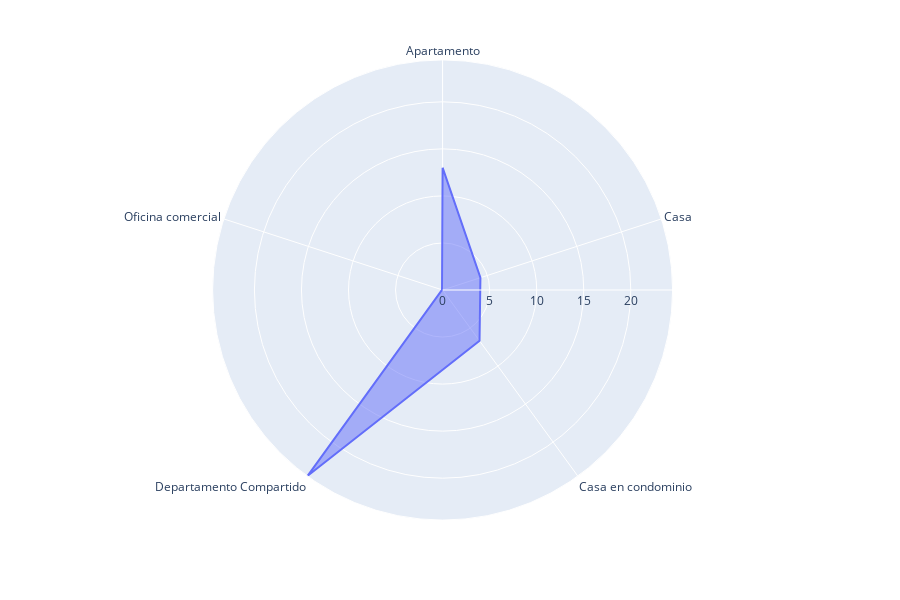

Source (notebook cell):
### Code cell
print("Gimnasio por tipo de propiedad")
fig = go.Figure()
df = pd.DataFrame(dict(
    r=amenitiesPorPropiedad.loc['gimnasio'],
    theta=amenitiesPorPropiedad.columns))
fig = px.line_polar(df, r='r', theta='theta', line_close=True)
fig.update_traces(fill='toself')
fig.show()

### Figure 1 — Plotly figure (JSON) as saved in the notebook; plotly's stock layout.template omitted (floating-point values rounded to 4 significant figures)
{"data": [{"fill": "toself", "hoverlabel": {"namelength": 0}, "hovertemplate": "r=%{r}<br>theta=%{theta}", "legendgroup": "", "line": {"color": "#636efa", "dash": "solid"}, "mode": "lines", "name": "", "r": [13.0, 4.226, 6.678, 24.44, 0.06456, 13.0], "showlegend": false, "subplot": "polar", "theta": ["Apartamento", "Casa", "Casa en condominio", "Departamento Compartido", "Oficina comercial", "Apartamento"], "type": "scatterpolar"}], "layout": {"height": 600, "legend": {"tracegroupgap": 0}, "margin": {"t": 60}, "polar": {"angularaxis": {"direction": "clockwise", "rotation": 90}, "domain": {"x": [0, 0.98], "y": [0, 1]}}}}
